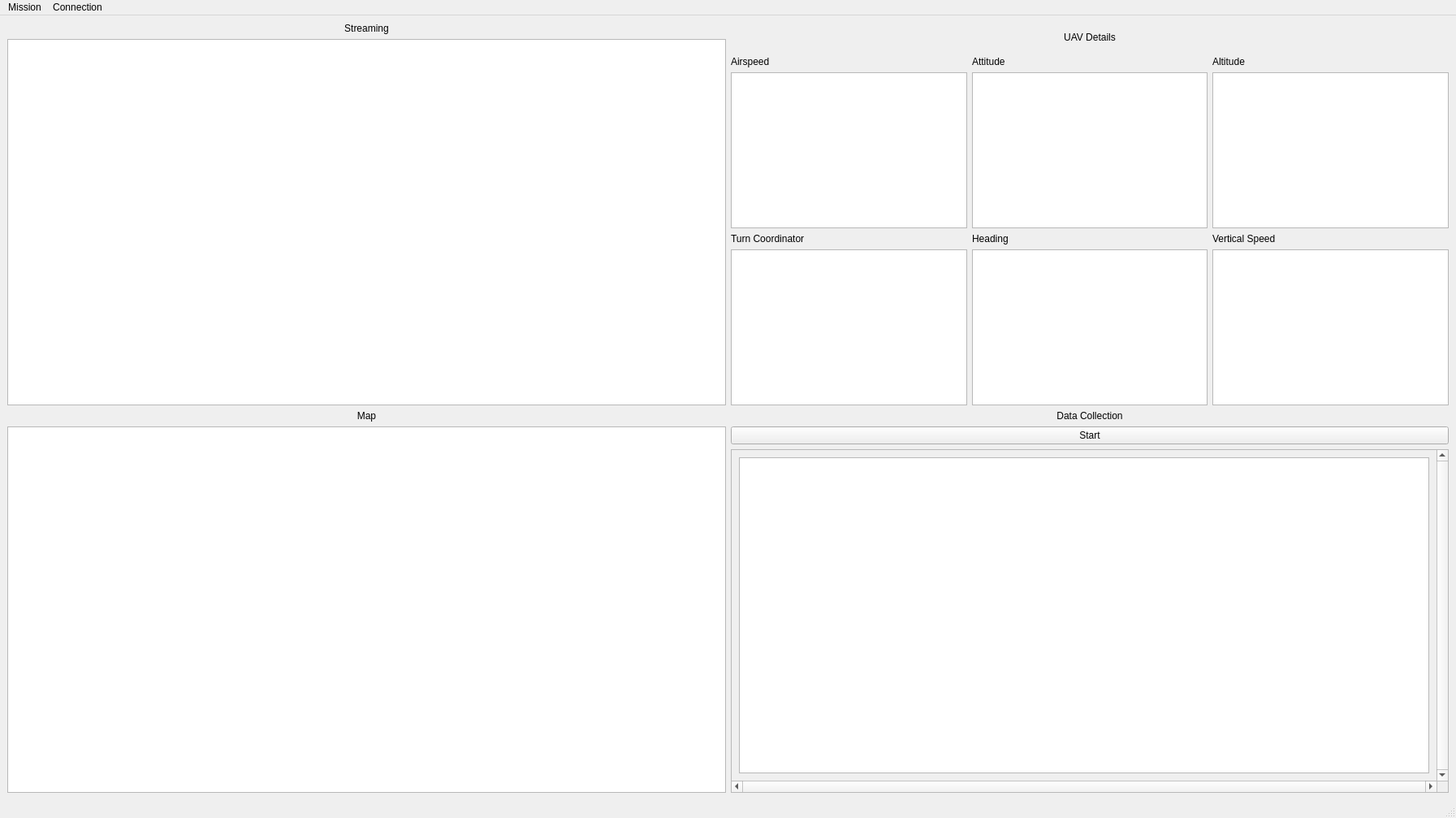
<?xml version="1.0" encoding="UTF-8"?>
<ui version="4.0">
 <class>MainWindow</class>
 <widget class="QMainWindow" name="MainWindow">
  <property name="geometry">
   <rect>
    <x>0</x>
    <y>0</y>
    <width>1793</width>
    <height>1007</height>
   </rect>
  </property>
  <property name="sizePolicy">
   <sizepolicy hsizetype="Fixed" vsizetype="Fixed">
    <horstretch>0</horstretch>
    <verstretch>0</verstretch>
   </sizepolicy>
  </property>
  <property name="windowTitle">
   <string>Automated Data Collecting System</string>
  </property>
  <widget class="QWidget" name="centralwidget">
   <layout class="QVBoxLayout" name="verticalLayout_6">
    <item>
     <layout class="QHBoxLayout" name="horizontalLayout">
      <item>
       <layout class="QVBoxLayout" name="verticalLayout_8">
        <item>
         <widget class="QLabel" name="label">
          <property name="sizePolicy">
           <sizepolicy hsizetype="Preferred" vsizetype="Preferred">
            <horstretch>0</horstretch>
            <verstretch>0</verstretch>
           </sizepolicy>
          </property>
          <property name="text">
           <string>Streaming</string>
          </property>
          <property name="alignment">
           <set>Qt::AlignCenter</set>
          </property>
         </widget>
        </item>
        <item>
         <widget class="QGraphicsView" name="graphicsView">
          <property name="sizePolicy">
           <sizepolicy hsizetype="Preferred" vsizetype="Preferred">
            <horstretch>1</horstretch>
            <verstretch>5</verstretch>
           </sizepolicy>
          </property>
         </widget>
        </item>
       </layout>
      </item>
      <item>
       <layout class="QVBoxLayout" name="verticalLayout_10">
        <item>
         <widget class="QLabel" name="label_5">
          <property name="sizePolicy">
           <sizepolicy hsizetype="Preferred" vsizetype="Preferred">
            <horstretch>0</horstretch>
            <verstretch>0</verstretch>
           </sizepolicy>
          </property>
          <property name="font">
           <font>
            <weight>50</weight>
            <bold>false</bold>
           </font>
          </property>
          <property name="text">
           <string>UAV Details</string>
          </property>
          <property name="alignment">
           <set>Qt::AlignCenter</set>
          </property>
         </widget>
        </item>
        <item>
         <layout class="QHBoxLayout" name="horizontalLayout_3">
          <item>
           <layout class="QVBoxLayout" name="verticalLayout_3">
            <item>
             <widget class="QLabel" name="label_7">
              <property name="sizePolicy">
               <sizepolicy hsizetype="Preferred" vsizetype="Preferred">
                <horstretch>0</horstretch>
                <verstretch>0</verstretch>
               </sizepolicy>
              </property>
              <property name="text">
               <string>Airspeed</string>
              </property>
             </widget>
            </item>
            <item>
             <widget class="QGraphicsView" name="graphicsView_4">
              <property name="sizePolicy">
               <sizepolicy hsizetype="Preferred" vsizetype="Preferred">
                <horstretch>1</horstretch>
                <verstretch>1</verstretch>
               </sizepolicy>
              </property>
              <property name="minimumSize">
               <size>
                <width>0</width>
                <height>0</height>
               </size>
              </property>
             </widget>
            </item>
            <item>
             <widget class="QLabel" name="label_6">
              <property name="sizePolicy">
               <sizepolicy hsizetype="Preferred" vsizetype="Preferred">
                <horstretch>0</horstretch>
                <verstretch>0</verstretch>
               </sizepolicy>
              </property>
              <property name="text">
               <string>Turn Coordinator</string>
              </property>
             </widget>
            </item>
            <item>
             <widget class="QGraphicsView" name="graphicsView_6">
              <property name="sizePolicy">
               <sizepolicy hsizetype="Preferred" vsizetype="Preferred">
                <horstretch>1</horstretch>
                <verstretch>1</verstretch>
               </sizepolicy>
              </property>
             </widget>
            </item>
           </layout>
          </item>
          <item>
           <layout class="QVBoxLayout" name="verticalLayout_2">
            <item>
             <widget class="QLabel" name="label_4">
              <property name="sizePolicy">
               <sizepolicy hsizetype="Preferred" vsizetype="Preferred">
                <horstretch>0</horstretch>
                <verstretch>0</verstretch>
               </sizepolicy>
              </property>
              <property name="text">
               <string>Attitude</string>
              </property>
             </widget>
            </item>
            <item>
             <widget class="QGraphicsView" name="graphicsView_5">
              <property name="sizePolicy">
               <sizepolicy hsizetype="Preferred" vsizetype="Preferred">
                <horstretch>1</horstretch>
                <verstretch>1</verstretch>
               </sizepolicy>
              </property>
             </widget>
            </item>
            <item>
             <widget class="QLabel" name="label_3">
              <property name="text">
               <string>Heading</string>
              </property>
             </widget>
            </item>
            <item>
             <widget class="QGraphicsView" name="graphicsView_7">
              <property name="sizePolicy">
               <sizepolicy hsizetype="Preferred" vsizetype="Preferred">
                <horstretch>1</horstretch>
                <verstretch>1</verstretch>
               </sizepolicy>
              </property>
             </widget>
            </item>
           </layout>
          </item>
          <item>
           <layout class="QVBoxLayout" name="verticalLayout">
            <item>
             <widget class="QLabel" name="label_8">
              <property name="sizePolicy">
               <sizepolicy hsizetype="Preferred" vsizetype="Preferred">
                <horstretch>0</horstretch>
                <verstretch>0</verstretch>
               </sizepolicy>
              </property>
              <property name="text">
               <string>Altitude</string>
              </property>
             </widget>
            </item>
            <item>
             <widget class="QGraphicsView" name="graphicsView_8">
              <property name="sizePolicy">
               <sizepolicy hsizetype="Preferred" vsizetype="Preferred">
                <horstretch>1</horstretch>
                <verstretch>1</verstretch>
               </sizepolicy>
              </property>
             </widget>
            </item>
            <item>
             <widget class="QLabel" name="label_10">
              <property name="sizePolicy">
               <sizepolicy hsizetype="Preferred" vsizetype="Preferred">
                <horstretch>0</horstretch>
                <verstretch>0</verstretch>
               </sizepolicy>
              </property>
              <property name="text">
               <string>Vertical Speed</string>
              </property>
             </widget>
            </item>
            <item>
             <widget class="QGraphicsView" name="graphicsView_9">
              <property name="sizePolicy">
               <sizepolicy hsizetype="Preferred" vsizetype="Preferred">
                <horstretch>1</horstretch>
                <verstretch>1</verstretch>
               </sizepolicy>
              </property>
             </widget>
            </item>
           </layout>
          </item>
         </layout>
        </item>
       </layout>
      </item>
     </layout>
    </item>
    <item>
     <layout class="QHBoxLayout" name="horizontalLayout_2">
      <item>
       <layout class="QVBoxLayout" name="verticalLayout_9">
        <item>
         <widget class="QLabel" name="label_9">
          <property name="sizePolicy">
           <sizepolicy hsizetype="Preferred" vsizetype="Preferred">
            <horstretch>0</horstretch>
            <verstretch>0</verstretch>
           </sizepolicy>
          </property>
          <property name="font">
           <font>
            <weight>50</weight>
            <bold>false</bold>
           </font>
          </property>
          <property name="text">
           <string>Map</string>
          </property>
          <property name="alignment">
           <set>Qt::AlignCenter</set>
          </property>
         </widget>
        </item>
        <item>
         <widget class="QGraphicsView" name="graphicsView_3">
          <property name="sizePolicy">
           <sizepolicy hsizetype="Preferred" vsizetype="Preferred">
            <horstretch>1</horstretch>
            <verstretch>5</verstretch>
           </sizepolicy>
          </property>
         </widget>
        </item>
       </layout>
      </item>
      <item>
       <layout class="QVBoxLayout" name="verticalLayout_7">
        <item>
         <widget class="QLabel" name="label_2">
          <property name="sizePolicy">
           <sizepolicy hsizetype="Preferred" vsizetype="Fixed">
            <horstretch>0</horstretch>
            <verstretch>0</verstretch>
           </sizepolicy>
          </property>
          <property name="text">
           <string>Data Collection</string>
          </property>
          <property name="alignment">
           <set>Qt::AlignCenter</set>
          </property>
         </widget>
        </item>
        <item>
         <widget class="QPushButton" name="pushButton">
          <property name="sizePolicy">
           <sizepolicy hsizetype="Preferred" vsizetype="Fixed">
            <horstretch>0</horstretch>
            <verstretch>0</verstretch>
           </sizepolicy>
          </property>
          <property name="text">
           <string>Start</string>
          </property>
         </widget>
        </item>
        <item>
         <widget class="QScrollArea" name="scrollArea">
          <property name="sizePolicy">
           <sizepolicy hsizetype="Preferred" vsizetype="Preferred">
            <horstretch>0</horstretch>
            <verstretch>0</verstretch>
           </sizepolicy>
          </property>
          <property name="verticalScrollBarPolicy">
           <enum>Qt::ScrollBarAlwaysOn</enum>
          </property>
          <property name="horizontalScrollBarPolicy">
           <enum>Qt::ScrollBarAlwaysOn</enum>
          </property>
          <property name="widgetResizable">
           <bool>true</bool>
          </property>
          <widget class="QWidget" name="scrollAreaWidgetContents">
           <property name="geometry">
            <rect>
             <x>0</x>
             <y>0</y>
             <width>849</width>
             <height>367</height>
            </rect>
           </property>
           <layout class="QVBoxLayout" name="verticalLayout_4">
            <item>
             <layout class="QVBoxLayout" name="verticalLayout_11">
              <property name="sizeConstraint">
               <enum>QLayout::SetNoConstraint</enum>
              </property>
              <item>
               <widget class="QGraphicsView" name="graphicsView_2"/>
              </item>
             </layout>
            </item>
           </layout>
          </widget>
         </widget>
        </item>
       </layout>
      </item>
     </layout>
    </item>
   </layout>
  </widget>
  <widget class="QMenuBar" name="menubar">
   <property name="geometry">
    <rect>
     <x>0</x>
     <y>0</y>
     <width>1793</width>
     <height>22</height>
    </rect>
   </property>
   <widget class="QMenu" name="menuMission">
    <property name="title">
     <string>Mission</string>
    </property>
    <addaction name="actionNew_Mission"/>
    <addaction name="actionSave"/>
    <addaction name="actionClose"/>
   </widget>
   <widget class="QMenu" name="menuConnection">
    <property name="title">
     <string>Connection</string>
    </property>
    <addaction name="actionConnect"/>
    <addaction name="actionDisconnect"/>
   </widget>
   <addaction name="menuMission"/>
   <addaction name="menuConnection"/>
  </widget>
  <widget class="QStatusBar" name="statusbar"/>
  <action name="actionNew_Mission">
   <property name="text">
    <string>New Mission</string>
   </property>
  </action>
  <action name="actionView_Mission">
   <property name="text">
    <string>View Mission</string>
   </property>
  </action>
  <action name="actionSave">
   <property name="text">
    <string>Output Result</string>
   </property>
  </action>
  <action name="actionClose">
   <property name="text">
    <string>Quit</string>
   </property>
  </action>
  <action name="actionConnect">
   <property name="text">
    <string>Connect</string>
   </property>
  </action>
  <action name="actionDisconnect">
   <property name="text">
    <string>Disconnect</string>
   </property>
  </action>
 </widget>
 <resources/>
 <connections/>
</ui>
